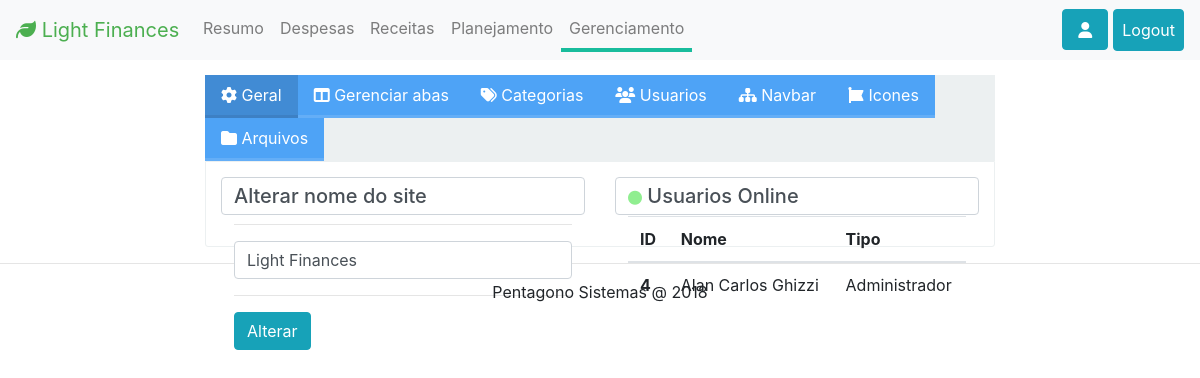
/application.php?page=admin/def (signed in), run on the app's committed database.
### tables this page shows
CREATE TABLE `site_configs` (
  `id` int(11) NOT NULL,
  `name` varchar(120) NOT NULL,
  `registration` int(11) NOT NULL
);

CREATE TABLE `menus` (
  `id` int(11) NOT NULL,
  `content` varchar(120) NOT NULL,
  `link` varchar(120) NOT NULL,
  `class` varchar(120) DEFAULT NULL,
  `level` varchar(120) DEFAULT NULL
);

CREATE TABLE `defTabs` (
  `id` int(11) NOT NULL,
  `name` varchar(120) NOT NULL,
  `icon` varchar(120) NOT NULL,
  `extContent` varchar(240) NOT NULL,
  `created` varchar(120) DEFAULT NULL
);

CREATE TABLE `sessions` (
  `id` int(11) UNSIGNED NOT NULL,
  `user_id` int(11) DEFAULT NULL,
  `username` varchar(240) DEFAULT NULL,
  `tipo` varchar(120) DEFAULT NULL
);

### library/db.php (called while the page is built, shortened)
<?php
class Db {
    public static $username = 'root';
    public static $pass = 'rgc21thm85';
    public static $db = 'lightfinances';
    public static $host = 'localhost';
    public static $conn = null;
    public static function connect()
    {
        self::$conn = new PDO(("mysql:host=" . self::$host . ";dbname=" . self::$db), self::$username, self::$pass);
        if (self::$conn) {
            self::$conn->setAttribute(PDO::ATTR_ERRMODE, PDO::ERRMODE_EXCEPTION);
        }
    }
    public static function query($sql, $bind = array())
    {
        $stmt = self::$conn->prepare($sql);
        try {
            $stmt->execute($bind);
            return $stmt;
        } catch (Exception $e) {
            echo $e->getMessage();
            return false;
        }
    }
    public static function fetchAll($sql, $bind = array())
    {
        $query = self::query($sql, $bind);
        if ($query) {
            $result = array();
            while($row = $query->fetch(PDO::FETCH_OBJ)) {
              $result[] = $row;
            }
            return $result;
        } else {
            return false;
        }
    }
    public static function fetchRow($sql, $bind = array())
    {
        $query = self::query($sql, $bind);
        if ($query) {
            return $row = $query->fetch(PDO::FETCH_OBJ);
        } else {
            return false;
        }
    }
    public static function fetchOne($sql, $bind = array())
	{
		$query = self::query($sql, $bind);
		$r =  $query->fetch();
		if ($r) {
            return $r[0];
        } else {
		    return null;
        }
	}
}
 ?>

### actions/menu/load.php (called while the page is built)
<?php
$menus = Db::fetchAll("SELECT * FROM menus");

### actions/general/loader.php (called while the page is built, shortened)
<?php
require_once 'actions/admin/load.php';
require_once 'actions/categorias/load.php';
require_once 'actions/despesas/load.php';
require_once 'actions/receitas/load.php';
require_once 'actions/icons/load.php';
require_once 'actions/menu/load.php';
require_once 'actions/tabs/load.php';
require_once 'actions/users/load.php';

### actions/tabs/load.php (called while the page is built)
<?php
$tabs = Db::fetchAll("SELECT * FROM defTabs");

### library/siteConfigs.php (called while the page is built, shortened)
<?php
require_once 'db.php';
$config = Db::fetchRow("SELECT * FROM site_configs");
$siteName = $config->name;

### actions/users/load.php (called while the page is built, shortened)
<?php
$sessions = Db::fetchAll("SELECT * FROM sessions");

### admin/menu.php (shortened to what this page needs)
<nav class="navbar navbar-expand-lg navbar-light bg-light" style="margin-bottom: 15px;">
  <a class="navbar-brand" href="/application.php?page=admin/index" style="color: #4CAF50;"><i class="fa fa-leaf" aria-hidden="true"></i> <?php echo (Db::fetchOne("SELECT name FROM site_configs")); ?></a>
  <div class="collapse navbar-collapse" id="menu">
    <ul class="navbar-nav mr-auto">
      <li class="nav-item">
        <a class="nav-link hvr-underline-from-center <?php if($_GET['page'] == 'admin/index') { echo 'menuActive'; } ?>" href="/application.php?page=admin/index">Resumo</span></a>
    </li>
      <?php foreach ($menus as $m) { ?>
          <?php if ($userLevel == $m->level || $userLevel == 'admin') { ?>
              <li class="nav-item">
                <a class="nav-link hvr-underline-from-center <?php if($_GET['page'] == 'admin/' . $m->link) { echo 'menuActive'; } ?>" href="/application.php?page=admin/<?php echo $m->link; ?>"><?php echo $m->content; ?></a>
              </li>
            <?php  } ?>
      <?php } ?>
    </ul>
    <form class="form-inline my-2 my-lg-0">
        <ul class="navbar-nav mr-auto">
            <li class="nav-item">
              <a class="nav-link btn btn-info" style="color:white; margin: 0 5px; padding: 11.5px 15px;" href="/application.php?page=admin/account/index"><i class="fa fa-user"></i></span></a>
          </li>
          <li class="nav-item">
            <a class="nav-link btn btn-info" style="color:white;" href="/application.php?page=actions/users/logout">Logout</span></a>
          </li>
      </ul>
    </form>
  </div>
</nav>

### admin/def.php (shortened to what this page needs)
<div class="row justify-content-md-center">
 <div class="col-md-8 col-md-offset-2">
        <div class="tabs">
          <ul class="tabs-menu">
            <?php foreach ($tabs as $v) { ?>
            <li class="nav-item tab"><a class="nav-link" href="#<?php echo $v->id; ?>"><i class="fa fa-<?php echo $v->icon; ?>" aria-hidden="true"></i> <?php echo $v->name; ?></a></li>
            <?php } ?>
          </ul>
          <?php foreach ($tabs as $v) { ?>
          <div class="tabs-content" id="<?php echo $v->id; ?>">
              <?php if ($v->extContent) {
                 $file = "admin/templates/" . $v->extContent. ".php";
                  if (file_exists($file)) {
                     include "admin/templates/" . $v->extContent. ".php";
                 } else {
                     echo "<div class='row justify-content-md-center'><div class='col-md-4 text-center alert alert-danger'>Arquivo de template inexistente ou nao encontrado!</div></div>";
                 }
               } else { ?>
              <p><?php echo $v->content; ?></p>
              <?php } ?>
          </div>
            <?php } ?>
        </div>
  </div>
</div>

### admin/templates/geral/forms/sitenameAlter.php
<form class="form-control" action="../../actions/adminFunc.php" method="post">
    <h5>Alterar nome do site</h5>
    <hr>
    <input type="text" class="form-control" name="sitename" value="<?php echo $siteName; ?>">
    <hr>
    <button type="submit" class="btn btn-info">Alterar</button>
</form>

### admin/templates/geral/tables/onlineUsers.php
<h5><i class="fa fa-circle" style="color:lightgreen; font-size:14px;"></i> Usuarios Online</h5>
<table class="table">
    <thead>
       <tr>
         <th scope="col">ID</th>
         <th scope="col">Nome</th>
         <th scope="col">Tipo</th>
       </tr>
     </thead>
     <tbody>
     <?php foreach ($sessions as $s): ?>
       <tr>
         <th scope="row"><?php echo $s->user_id; ?></th>
         <td><?php echo $s->username; ?></td>
         <td><?php echo $s->tipo; ?></td>
     </tr>
   <?php endforeach; ?>
   </tbody>
</table>

### includes/css/main.css (style rules this page uses)
.menuActive { border-bottom: 4px solid #18BC9C; }
.hvr-underline-from-center { display: inline-block; vertical-align: middle; -webkit-transform: perspective(1px) translateZ(0); transform: perspective(1px) translateZ(0); box-shadow: 0 0 1px transparent; position: relative; overflow: hidden; }
.hvr-underline-from-center:before { content: ""; position: absolute; z-index: -1; left: 50%; right: 50%; bottom: 0; background: #18BC9C; height: 4px; -webkit-transition-property: left, right; transition-property: left, right; -webkit-transition-duration: 0.3s; transition-duration: 0.3s; -webkit-transition-timing-function: ease-out; transition-timing-function: ease-out; }

### includes/css/tabs.css (style rules this page uses)
.tabs-menu { background-color: #ECF0F1; list-style-type: none; margin: 0; padding: 0; overflow: hidden; }
.tabs-menu li { float: left; }
.tabs-menu a { display: block; }
.tab { background-color: #4EA3F6; border-bottom: 3px solid #64AEF7; }
.tab a { color:white; }
.active { background-color: #418BD4; border-bottom: 3px solid #3D80C4; }
.tabs-content { border: 1px solid #ecf0f1; border-bottom-right-radius: 3px; border-bottom-left-radius: 3px; padding: 15px; }

### data on the page
site_configs: name "Light Finances", sitename "Light Finances"
menus: content "Despesas"
menus: content "Receitas"
menus: content "Planejamento"
menus: content "Gerenciamento"
deftabs: name "Geral"
deftabs: name "Gerenciar abas"
deftabs: name "Categorias"
deftabs: name "Usuarios"
deftabs: name "Navbar"
deftabs: name "Icones"
deftabs: name "Arquivos"
sessions: user "4", username "Alan Carlos Ghizzi", tipo "Administrador"
